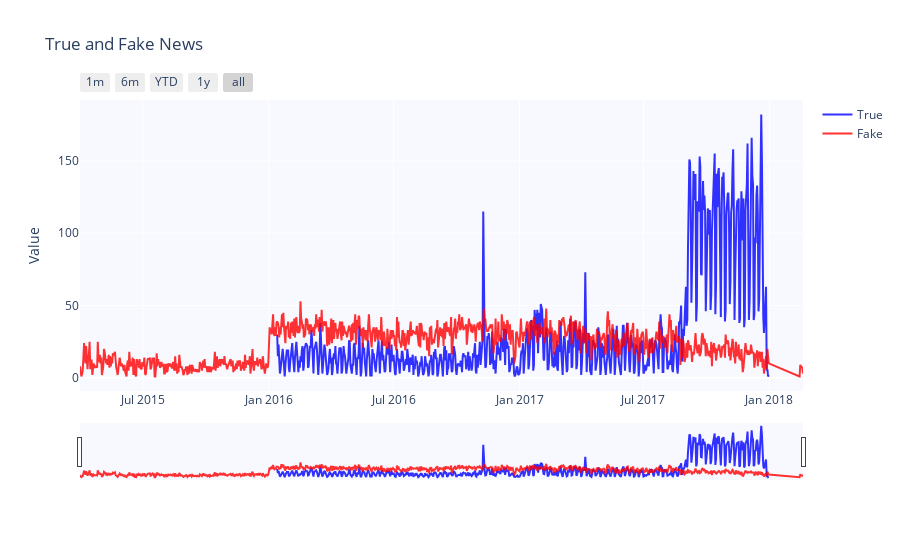

The notebook cell this image was saved under:
### Code cell
#Creating the count of output based on date
fake=fake_news.groupby(['date'])['output'].count()
fake=pd.DataFrame(fake)

true=true_news.groupby(['date'])['output'].count()
true=pd.DataFrame(true)

#Plotting the time series graph
fig = go.Figure()
fig.add_trace(go.Scatter(
         x=true.index,
         y=true['output'],
         name='True',
    line=dict(color='blue'),
    opacity=0.8))

fig.add_trace(go.Scatter(
         x=fake.index,
         y=fake['output'],
         name='Fake',
    line=dict(color='red'),
    opacity=0.8))

fig.update_xaxes(
    rangeslider_visible=True,
    rangeselector=dict(
        buttons=list([
            dict(count=1, label="1m", step="month", stepmode="backward"),
            dict(count=6, label="6m", step="month", stepmode="backward"),
            dict(count=1, label="YTD", step="year", stepmode="todate"),
            dict(count=1, label="1y", step="year", stepmode="backward"),
            dict(step="all")
        ])
    )
)
        
    
fig.update_layout(title_text='True and Fake News',plot_bgcolor='rgb(248, 248, 255)',yaxis_title='Value')

fig.show()

### Figure 1 — Plotly figure (JSON) as saved in the notebook; plotly's stock layout.template omitted (floating-point values rounded to 4 significant figures; data arrays with more than 128 entries replaced by an {"elided": "..."} marker saying what was removed)
{"data": [{"line": {"color": "blue"}, "name": "True", "opacity": 0.8, "type": "scatter", "x": {"elided": "716 str values"}, "y": {"elided": "716 int values"}}, {"line": {"color": "red"}, "name": "Fake", "opacity": 0.8, "type": "scatter", "x": {"elided": "1010 str values"}, "y": {"elided": "1010 int values"}}], "layout": {"plot_bgcolor": "rgb(248, 248, 255)", "title": {"text": "True and Fake News"}, "xaxis": {"rangeselector": {"buttons": [{"count": 1, "label": "1m", "step": "month", "stepmode": "backward"}, {"count": 6, "label": "6m", "step": "month", "stepmode": "backward"}, {"count": 1, "label": "YTD", "step": "year", "stepmode": "todate"}, {"count": 1, "label": "1y", "step": "year", "stepmode": "backward"}, {"step": "all"}]}, "rangeslider": {"visible": true}}, "yaxis": {"title": {"text": "Value"}}}}
